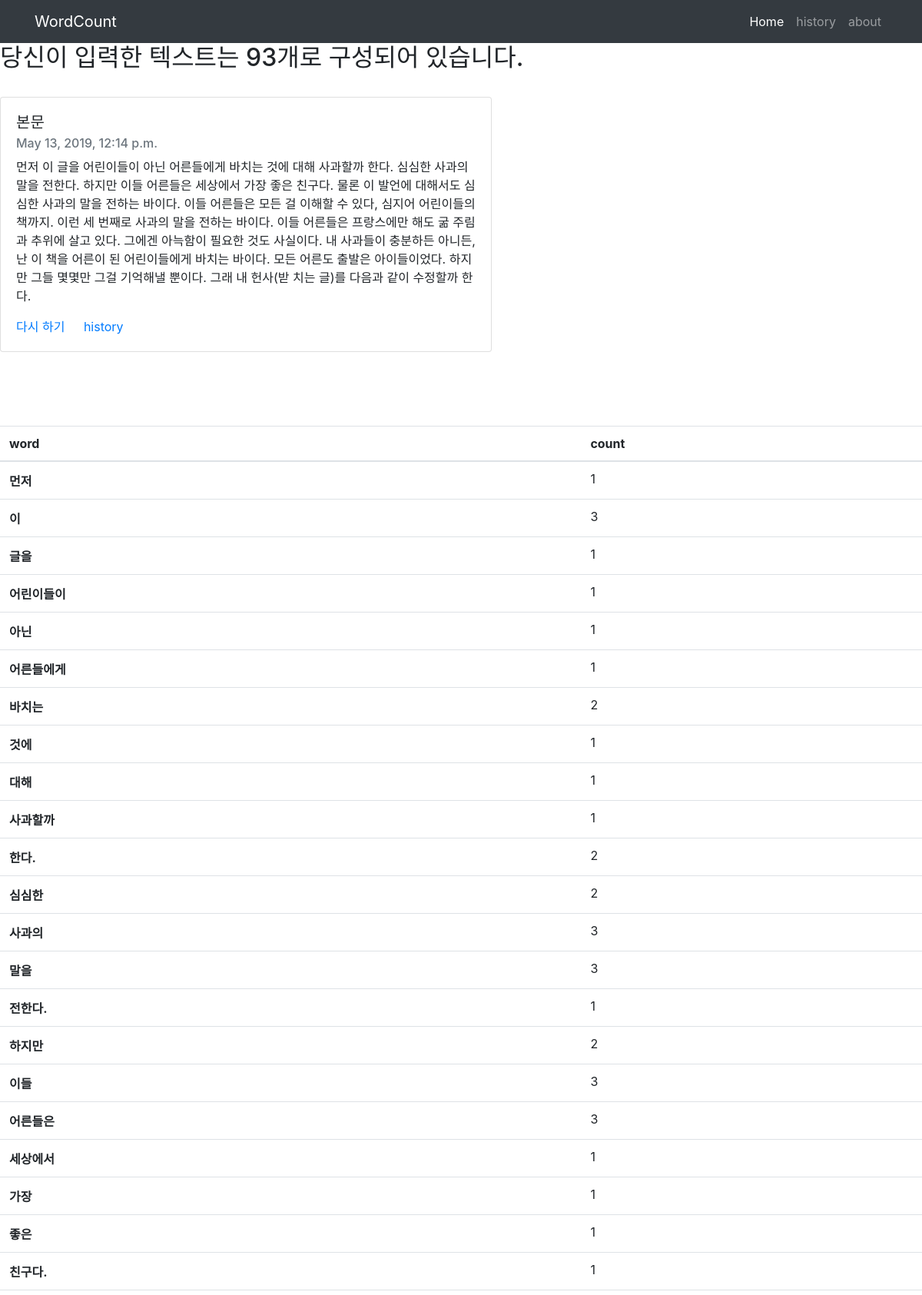
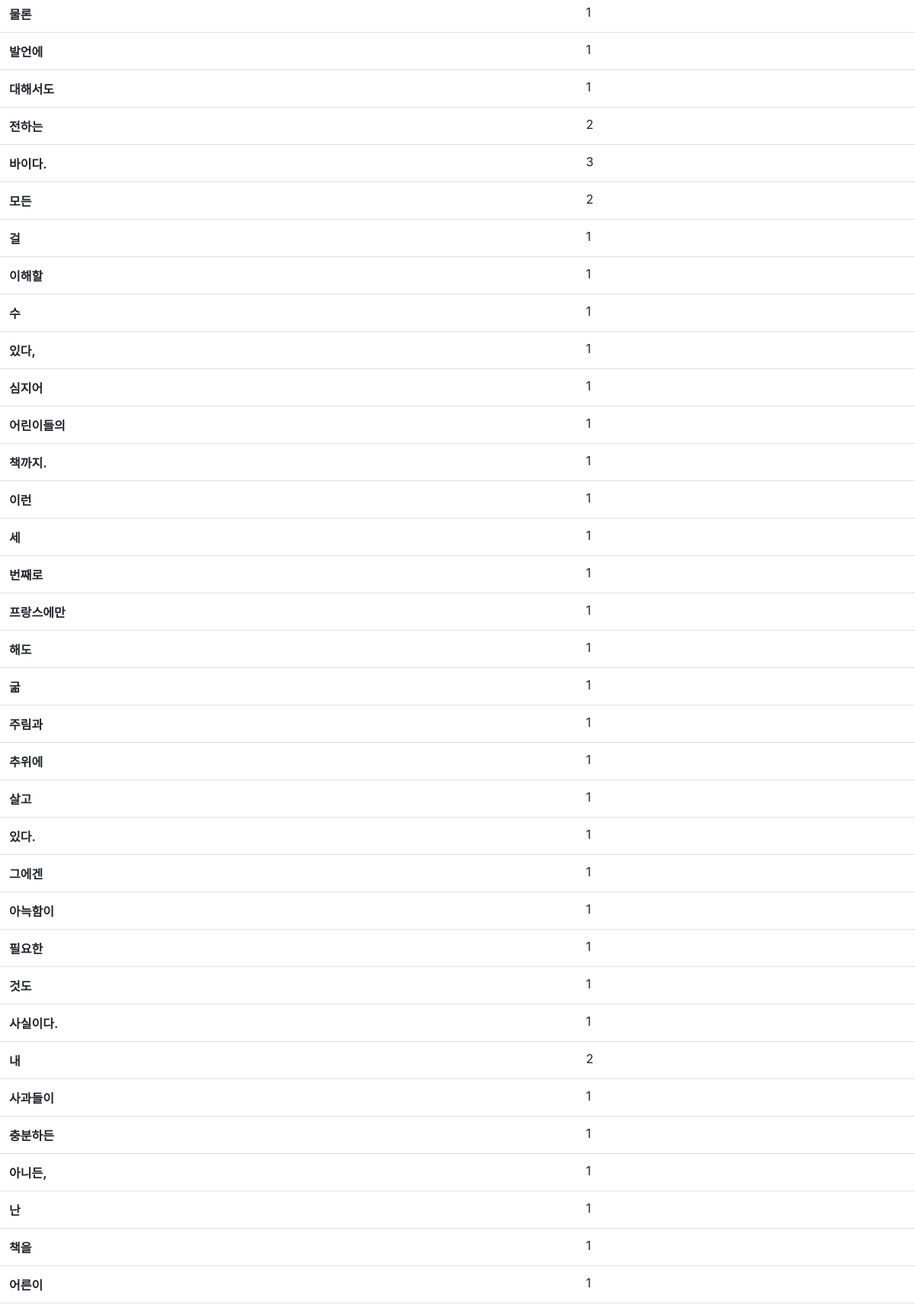
The app's page /result/1/ (upper part) with its own data (2 pictures, top to bottom).
### count/models.py (models this page shows)
class Text(models.Model):
    pub_date = models.DateTimeField('date published')
    body = models.TextField()
    def __str__(self):
        return self.body

### count/views.py (the view)
# urls.py: path('result/<int:text_id>/',count.views.result,name="result"),
def result(request,text_id):
    t=get_object_or_404(Text, pk=text_id)
    text_detail = str(get_object_or_404(Text, pk=text_id))
    words=text_detail.split()
    word_dictionary={}
    for word in words:
        if word in word_dictionary:
            word_dictionary[word]+=1
        else:
            word_dictionary[word]=1
    return render(request,'result.html',{'text':t,'full':text_detail,'total':len(words),'dictionary':word_dictionary.items()})

### count/templates/result.html
{% extends 'base.html' %}
{% block contents %}
<body>
<h2>당신이 입력한 텍스트는 {{total}}개로 구성되어 있습니다.</h2>
<br>
<div class="card" style="width: 40rem;">
  <div class="card-body">
    <h5 class="card-title">본문</h5>
    <h6 class="card-subtitle mb-2 text-muted">{{text.pub_date}}</h6>
    <p class="card-text">{{full}}</p>
    <a href="{% url 'home'%}" class="card-link">다시 하기</a>
    <a href="{% url 'history'%}" class="card-link">history</a>
  </div>
</div>
<br>
<br>
<br>
<br>
<table class="table">
  <thead>
    <tr>
      <th scope="col">word</th>
      <th scope="col">count</th>
    </tr>
  </thead>
  <tbody>
    {%for word, howmany in dictionary%}
      <tr>
        <th scope="row">{{word}}</th>
        <td>{{howmany}}</td>
      </tr>
    {%endfor%}
  </tbody>
</table>
</body>
{% endblock contents %}

### records on screen
Text: pub_date "May 13, 2019, 12:14 p.m.", body "먼저 이 글을 어린이들이 아닌 어른들에게 바치는 것에 대해 사과할까 한다. 심심한 사과의 말을 전한다. 하지만 이들 어른들은 세상에서 가장 좋은 친구다. 물론 이 발언에 대해서도 심심한 사과의 말을 전하는 바이다. 이들 어른들은 모든 걸 이해할 수 있다, 심지어 어린이들의 책까지. 이런 세 번째로 사과의 말을 전하는 바이다. 이들 어른들은 프랑스에만 해도 굶 주림과 추위에 살고 있다. 그에겐 아늑함이 필요한 것도 사실이다. 내 사과들이 충분하든 아니든, 난 이 책을 어른이 된 어린이들에게 바치는 바이다. 모든 어른도 출발은 아이들이었다. 하지만 그들 몇몇만 그걸 기억해낼 뿐이다. 그래 내 헌사(받 치는 글)를 다음과 같이 수정할까 한다."

### other values on screen
{{ total }} "93"
{{ word }} "먼저" "이" "글을" "어린이들이" "아닌" "어른들에게" "바치는" "것에" "대해" "사과할까" "한다." "심심한" "사과의" "말을" "전한다." "하지만" "이들" "어른들은" "세상에서" "가장" "좋은" "친구다." "물론" "발언에" "대해서도" "전하는" "바이다." "모든" "걸" "이해할" "수" "있다," "심지어" "어린이들의" "책까지." "이런" "세" "번째로" "프랑스에만" "해도" "굶" "주림과" "추위에" "살고" "있다." "그에겐" "아늑함이" "필요한" "것도" "사실이다." "내" "사과들이" "충분하든" "아니든," "난" "책을" "어른이"
{{ howmany }} "1" "3" "1" "1" "1" "1" "2" "1" "1" "1" "2" "2" "3" "3" "1" "2" "3" "3" "1" "1" "1" "1" "1" "1" "1" "2" "3" "2" "1" "1" "1" "1" "1" "1" "1" "1" "1" "1" "1" "1" "1" "1" "1" "1" "1" "1" "1" "1" "1" "1" "2" "1" "1" "1" "1" "1" "1"
